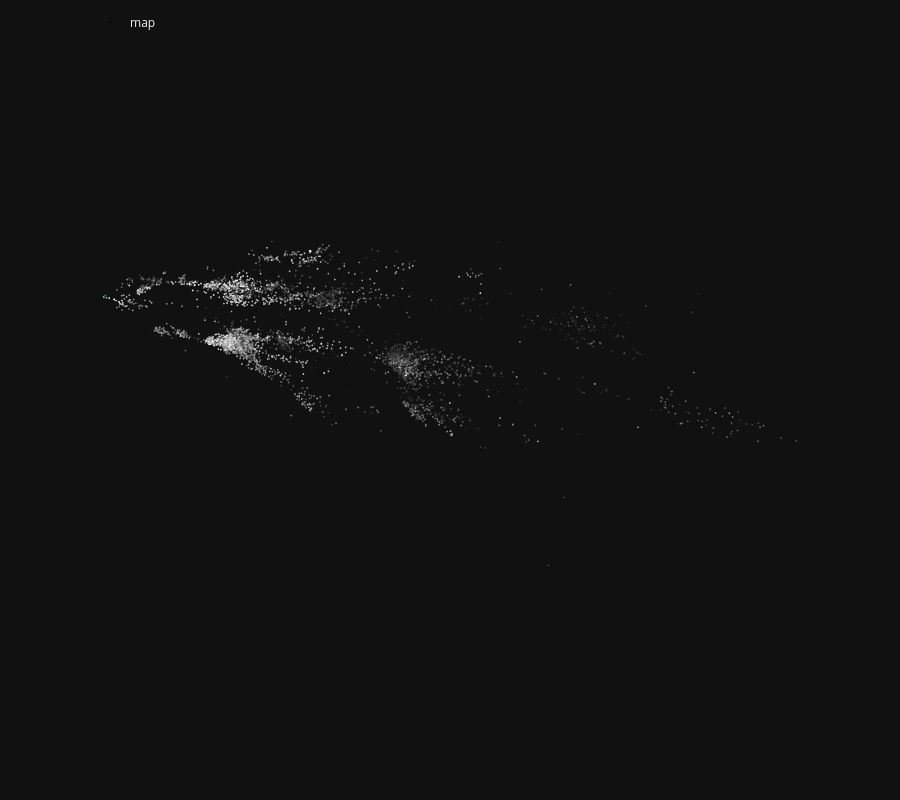

This figure's notebook cell:
### Markdown cell above
## 4b. Query 三维：GT vs 预测位姿

### Code cell
from hloc.utils import viz_3d

ret = q_result.pnp_ret


def _print_cam_from_world(label: str, pose) -> None:
    t = np.asarray(pose.translation)
    q = np.asarray(pose.rotation.quat)
    print(f"{label}  (COLMAP cam_from_world, 世界系同 reference/sfm)")
    print(f"  translation [m]:  [{t[0]:+.4f}, {t[1]:+.4f}, {t[2]:+.4f}]")
    print(f"  quaternion wxyz:  [{q[0]:+.6f}, {q[1]:+.6f}, {q[2]:+.6f}, {q[3]:+.6f}]")
    print(pose.summary())
    print()


_print_cam_from_world("GT (query)", q_result.gt_cam_from_world)
if q_result.predicted.cam_from_world is not None:
    _print_cam_from_world("Predicted (query)", q_result.predicted.cam_from_world)
    gt_t = np.asarray(q_result.gt_cam_from_world.translation)
    pr_t = np.asarray(q_result.predicted.cam_from_world.translation)
    print(f"Position error (pred vs GT): {np.linalg.norm(pr_t - gt_t):.4f} m")
    print(
        f"PnP inliers: {q_result.predicted.num_inliers}/"
        f"{q_result.predicted.num_correspondences}"
    )
else:
    print("Predicted (query): PnP failed\n")

fig_q = viz_3d.init_figure()
viz_3d.plot_reconstruction(
    fig_q, model, color="rgba(200,200,200,0.2)", name="map", points_rgb=True, cameras=False
)

viz_3d.plot_camera_colmap(
    fig_q, q_result.gt_cam_from_world, q_result.gt_camera,
    color="rgba(0,100,255,0.65)", name="GT (query)", fill=True,
)

if q_result.predicted.cam_from_world is not None:
    pred_cam = q_result.gt_camera
    if ret and ret.get("camera") is not None:
        pred_cam = ret["camera"]
    viz_3d.plot_camera_colmap(
        fig_q, q_result.predicted.cam_from_world, pred_cam,
        color="rgba(0,220,0,0.65)", name="predicted (query)", fill=True,
    )
else:
    print("Predicted pose unavailable (PnP failed)")

fig_q.show()

### Figure 1 — Plotly figure (JSON) as saved in the notebook; plotly's stock layout.template omitted (floating-point values rounded to 4 significant figures; data arrays with more than 128 entries replaced by an {"elided": "..."} marker saying what was removed)
{"data": [{"legendgroup": "map", "marker": {"color": {"elided": "4939x3 int values"}, "line": {"width": 0}, "size": 1}, "mode": "markers", "name": "map", "type": "scatter3d", "x": {"elided": "4939 float values"}, "y": {"elided": "4939 float values"}, "z": {"elided": "4939 float values"}}, {"color": "rgba(0,100,255,0.65)", "i": [0, 0, 0, 0], "j": [1, 2, 3, 4], "k": [2, 3, 4, 1], "legendgroup": "GT (query)", "name": "GT (query)", "showlegend": false, "type": "mesh3d", "x": [5.622, 5.882, 5.853, 5.846, 5.874, 5.882], "y": [0.02578, -0.1053, 0.2087, 0.1999, -0.114, -0.1053], "z": [-1.03, -1.146, -1.136, -0.8959, -0.9065, -1.146]}, {"legendgroup": "GT (query)", "line": {"color": "rgba(0,100,255,0.65)", "width": 1}, "mode": "lines", "name": "GT (query)", "showlegend": false, "type": "scatter3d", "x": [5.622, 5.882, 5.853, 5.622, 5.853, 5.846, 5.622, 5.846, 5.874, 5.622, 5.874, 5.882], "y": [0.02578, -0.1053, 0.2087, 0.02578, 0.2087, 0.1999, 0.02578, 0.1999, -0.114, 0.02578, -0.114, -0.1053], "z": [-1.03, -1.146, -1.136, -1.03, -1.136, -0.8959, -1.03, -0.8959, -0.9065, -1.03, -0.9065, -1.146]}, {"color": "rgba(0,220,0,0.65)", "i": [0, 0, 0, 0], "j": [1, 2, 3, 4], "k": [2, 3, 4, 1], "legendgroup": "predicted (query)", "name": "predicted (query)", "showlegend": false, "type": "mesh3d", "x": [5.558, 5.818, 5.784, 5.781, 5.815, 5.818], "y": [-0.01297, -0.1391, 0.1743, 0.165, -0.1484, -0.1391], "z": [-1.105, -1.227, -1.216, -0.9757, -0.9874, -1.227]}, {"legendgroup": "predicted (query)", "line": {"color": "rgba(0,220,0,0.65)", "width": 1}, "mode": "lines", "name": "predicted (query)", "showlegend": false, "type": "scatter3d", "x": [5.558, 5.818, 5.784, 5.558, 5.784, 5.781, 5.558, 5.781, 5.815, 5.558, 5.815, 5.818], "y": [-0.01297, -0.1391, 0.1743, -0.01297, 0.1743, 0.165, -0.01297, 0.165, -0.1484, -0.01297, -0.1484, -0.1391], "z": [-1.105, -1.227, -1.216, -1.105, -1.216, -0.9757, -1.105, -0.9757, -0.9874, -1.105, -0.9874, -1.227]}], "layout": {"height": 800, "legend": {"orientation": "h", "x": 0.1, "xanchor": "left", "y": 0.99, "yanchor": "top"}, "margin": {"b": 0, "l": 0, "pad": 0, "r": 0, "t": 0}, "scene": {"aspectmode": "data", "camera": {"eye": {"x": 0, "y": -0.1, "z": -2}, "projection": {"type": "orthographic"}, "up": {"x": 0, "y": -1, "z": 0}}, "dragmode": "orbit", "xaxis": {"autorange": true, "showbackground": false, "showgrid": false, "showline": false, "showticklabels": true, "visible": false}, "yaxis": {"autorange": true, "showbackground": false, "showgrid": false, "showline": false, "showticklabels": true, "visible": false}, "zaxis": {"autorange": true, "showbackground": false, "showgrid": false, "showline": false, "showticklabels": true, "visible": false}}}}
